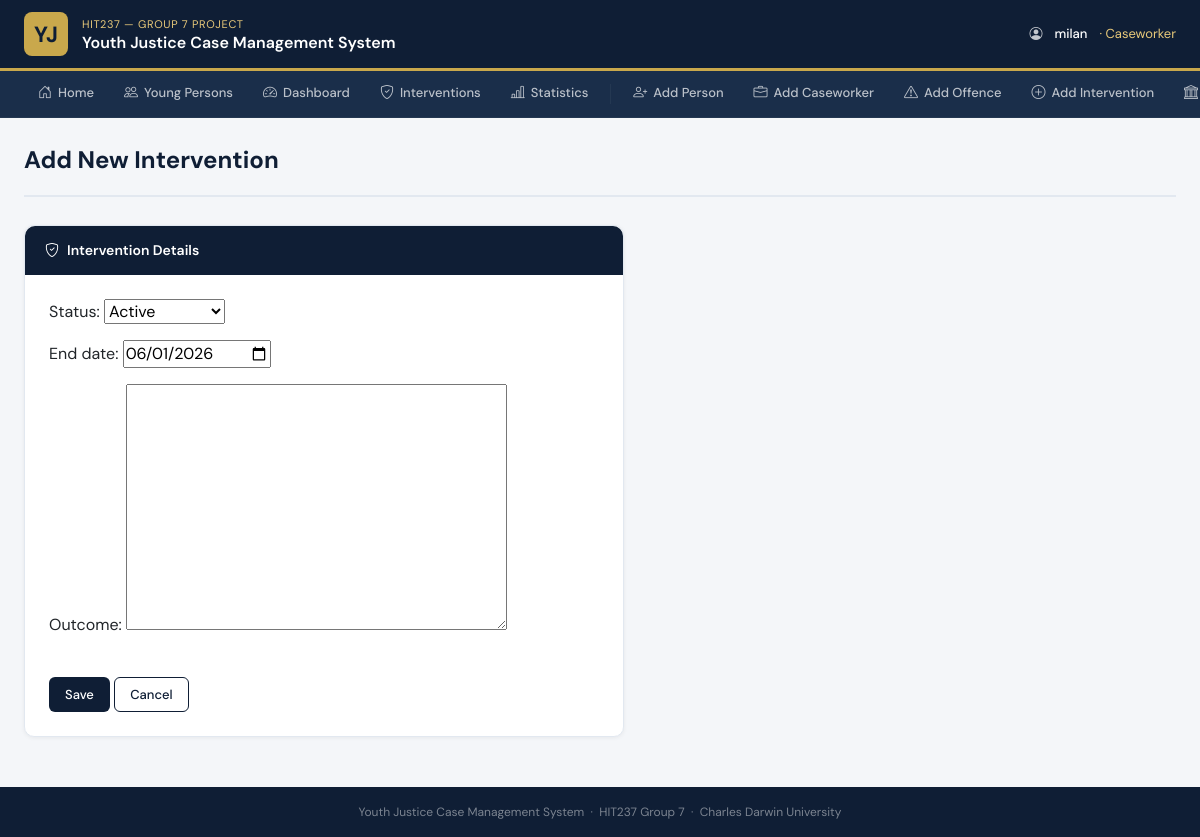
The app's page /intervention/1/update/ (signed in) with its own data.
### accounts/models.py (models this page shows, shortened)
class CustomUser(AbstractUser):
    ROLE_CHOICES = [
        ('admin', 'Admin'),
        ('caseworker', 'Caseworker'),
    ]
    role = models.CharField(
        max_length=20,
        choices=ROLE_CHOICES,
        default='caseworker'
    )

### justice/models.py (models this page shows, shortened)
class Intervention(models.Model):
    STATUS_CHOICES = [
        ('active', 'Active'),
        ('completed', 'Completed'),
        ('discontinued', 'Discontinued'),
    ]
    young_person = models.ForeignKey(
        YoungPerson, on_delete=models.CASCADE, related_name='interventions')
    assigned_worker = models.ForeignKey(
        CaseWorker, on_delete=models.SET_NULL, null=True)
    intervention_type = models.CharField(max_length=100)
    start_date = models.DateField()
    end_date = models.DateField(null=True, blank=True)
    status = models.CharField(max_length=20, choices=STATUS_CHOICES)
    outcome = models.TextField(blank=True)

### justice/views.py (the view)
# urls.py: path('intervention/<int:pk>/update/', views.InterventionUpdateView.as_view(), name='intervention-update'),
class InterventionUpdateView(LoginRequiredMixin, UpdateView):
    model = Intervention
    template_name = 'justice/intervention_form.html'
    fields = ['status', 'end_date', 'outcome']
    success_url = reverse_lazy('justice:youngperson-list')

### justice/templates/justice/intervention_form.html (shortened to what this page needs)
{% extends 'justice/base.html' %}
{% block content %}
<div class="page-header">
    <h1>Add New Intervention</h1>
</div>
<div class="card" style="max-width:600px">
    <div class="card-header-navy"><i class="bi bi-shield-check"></i> Intervention Details</div>
    <div class="card-body p-4">
        <form method="post">
            {{ form.as_p }}
            <br>
            <button type="submit" class="btn-gov">Save</button>
            <a href="{% url 'justice:youngperson-list' %}" class="btn-gov-outline">Cancel</a>
        </form>
    </div>
</div>
<br><br><br>
{% endblock %}

### justice/templates/justice/base.html (shortened to what this page needs)
<!DOCTYPE html>
<html lang="en">
<head>
    <link href="https://cdn.jsdelivr.net/npm/bootstrap@5.3.0/dist/css/bootstrap.min.css" rel="stylesheet">
    <link href="https://cdn.jsdelivr.net/npm/bootstrap-icons@1.11.0/font/bootstrap-icons.css" rel="stylesheet">
</head>
<body>
<div class="gov-banner">
    <div class="gov-banner-inner">
        <a href="{% url 'justice:home' %}" class="gov-logo">
            <div class="gov-logo-badge">YJ</div>
            <div class="gov-logo-text">
                <div class="dept">HIT237 — Group 7 Project</div>
                <div class="system">Youth Justice Case Management System</div>
            </div>
        </a>
        <div class="gov-user-info">
            {% if user.is_authenticated %}
                <i class="bi bi-person-circle"></i>
                <span class="username">{{ user.username }}</span>
                {% if user.role %}<span style="color:var(--gold-light)">· {{ user.get_role_display }}</span>{% endif %}
            {% endif %}
        </div>
    </div>
</div>
<nav class="gov-nav">
    <div class="nav-inner">
        <a href="{% url 'justice:home' %}"><i class="bi bi-house-door"></i> Home</a>
        <a href="{% url 'justice:youngperson-list' %}"><i class="bi bi-people"></i> Young Persons</a>
        <a href="{% url 'justice:dashboard' %}"><i class="bi bi-speedometer2"></i> Dashboard</a>
        <a href="{% url 'justice:intervention-list' %}"><i class="bi bi-shield-check"></i> Interventions</a>
        <a href="{% url 'justice:stats' %}"><i class="bi bi-bar-chart-line"></i> Statistics</a>
        <a href="{% url 'justice:youngperson-create' %}"><i class="bi bi-person-plus"></i> Add Person</a>
        <a href="{% url 'justice:caseworker-create' %}"><i class="bi bi-briefcase"></i> Add Caseworker</a>
        <a href="{% url 'justice:offence-create' %}"><i class="bi bi-exclamation-triangle"></i>
Add Offence</a>
        <a href="{% url 'justice:intervention-create' %}"><i class="bi bi-plus-circle"></i> Add Intervention</a>
        <a href="{% url 'justice:courthearing-create' %}"><i class="bi bi-bank"></i> Add Hearing</a>
    </div>
</nav>
<div class="page-wrapper">
    {% block content %}{% endblock %}
</div>
<div class="gov-footer">
    Youth Justice Case Management System &nbsp;·&nbsp; HIT237 Group 7 &nbsp;·&nbsp; Charles Darwin University
</div>
</body>
</html>

### justice/templates/justice/base.html (style rules this page uses)
:root { --navy: #0f1e35; --navy-mid: #1a2e4a; --navy-light:#243852; --gold: #c9a84c; --gold-light:#e8c97a; --surface: #f4f6f9; --white: #ffffff; --text: #1e293b; --text-muted:#64748b; --border: #e2e8f0; }
* { box-sizing: border-box; }
body { font-family: 'DM Sans', sans-serif; background: var(--surface); color: var(--text); margin: 0; min-height: 100vh; }
.gov-banner { background: var(--navy); border-bottom: 3px solid var(--gold); }
.gov-banner-inner { display: flex; align-items: center; justify-content: space-between; padding: 12px 24px; }
.gov-logo { display: flex; align-items: center; gap: 14px; text-decoration: none; }
.gov-logo-badge { width: 44px; height: 44px; background: var(--gold); border-radius: 8px; display: flex; align-items: center; justify-content: center; font-size: 22px; color: var(--navy); font-weight: 700; flex-shrink: 0; }
.gov-logo-text { color: var(--white); }
.gov-logo-text .dept { font-size: 11px; font-weight: 400; color: var(--gold-light); letter-spacing: 0.06em; text-transform: uppercase; }
.gov-logo-text .system { font-size: 16px; font-weight: 600; line-height: 1.2; }
.gov-user-info { display: flex; align-items: center; gap: 12px; color: rgba(255,255,255,0.75); font-size: 13px; }
.gov-user-info .username { color: var(--white); font-weight: 500; }
.gov-nav { background: var(--navy-mid); border-bottom: 1px solid var(--navy-light); }
.gov-nav .nav-inner { display: flex; align-items: center; padding: 0 24px; overflow-x: auto; gap: 2px; }
.gov-nav a { color: rgba(255,255,255,0.70); text-decoration: none; font-size: 13px; font-weight: 500; padding: 11px 14px; border-bottom: 3px solid transparent; white-space: nowrap; display: flex; align-items: center; gap: 6px; transition: color 0.15s, border-color 0.15s; }
.gov-nav a i { font-size: 14px; }
.page-wrapper { padding: 28px 24px; max-width: 1280px; margin: 0 auto; }
.page-header { margin-bottom: 28px; padding-bottom: 16px; border-bottom: 2px solid var(--border); }
.page-header h1 { font-size: 24px; font-weight: 700; color: var(--navy); margin: 0 0 4px 0; }
.card { border: 1px solid var(--border); border-radius: 10px; box-shadow: 0 1px 4px rgba(0,0,0,0.06); background: var(--white); }
.card-header-navy { background: var(--navy); color: var(--white); border-radius: 10px 10px 0 0 !important; padding: 14px 20px; font-weight: 600; font-size: 14px; display: flex; align-items: center; gap: 8px; }
.btn-gov { background: var(--navy); color: var(--white); border: none; border-radius: 6px; padding: 8px 16px; font-size: 13px; font-weight: 500; font-family: 'DM Sans', sans-serif; text-decoration: none; display: inline-flex; align-items: center; gap: 6px; cursor: pointer; transition: background 0.15s; }
.btn-gov-outline { background: transparent; color: var(--navy); border: 1.5px solid var(--navy); border-radius: 6px; padding: 7px 15px; font-size: 13px; font-weight: 500; font-family: 'DM Sans', sans-serif; text-decoration: none; display: inline-flex; align-items: center; gap: 6px; cursor: pointer; transition: all 0.15s; }
.gov-footer { background: var(--navy); color: rgba(255,255,255,0.45); text-align: center; font-size: 12px; padding: 16px; margin-top: 48px; position: fixed; bottom: 0; width: 100%; }

### records on screen
CustomUser: username "milan", role "Caseworker"
Intervention: status "Active", end_date "06/01/2026"
